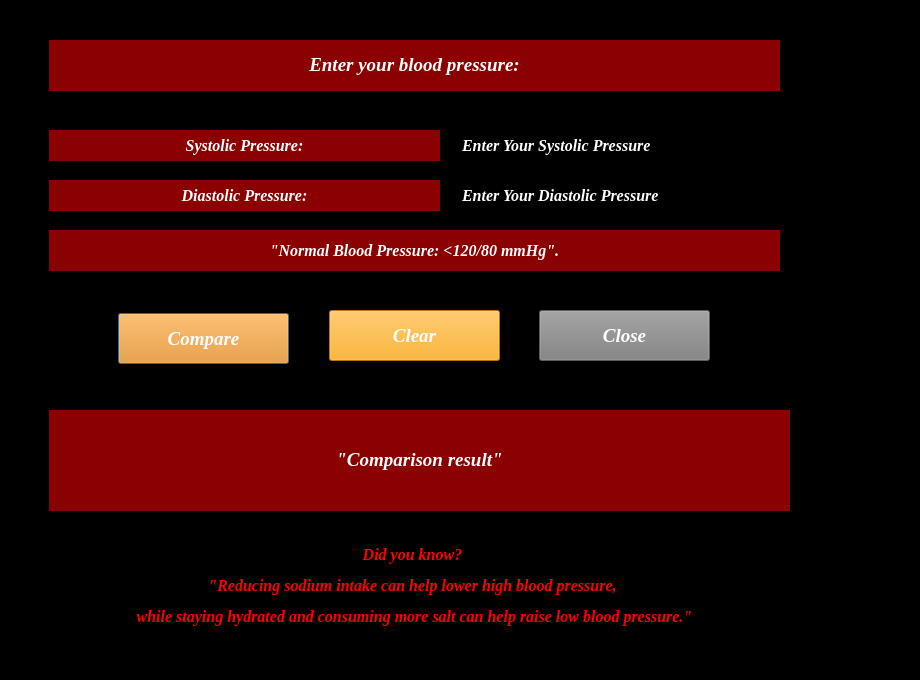
<?xml version="1.0" encoding="UTF-8"?>
<ui version="4.0">
 <class>BloodPressureMonitorDialog</class>
 <widget class="QDialog" name="BloodPressureMonitorDialog">
  <property name="geometry">
   <rect>
    <x>0</x>
    <y>0</y>
    <width>920</width>
    <height>680</height>
   </rect>
  </property>
  <property name="windowTitle">
   <string>Dialog</string>
  </property>
  <property name="styleSheet">
   <string notr="true">background-color: black;
</string>
  </property>
  <widget class="QWidget" name="widget" native="true">
   <property name="geometry">
    <rect>
     <x>29</x>
     <y>20</y>
     <width>881</width>
     <height>641</height>
    </rect>
   </property>
   <widget class="QLabel" name="label">
    <property name="geometry">
     <rect>
      <x>20</x>
      <y>20</y>
      <width>731</width>
      <height>51</height>
     </rect>
    </property>
    <property name="font">
     <font>
      <family>Times New Roman</family>
      <pointsize>12</pointsize>
      <italic>true</italic>
      <bold>true</bold>
     </font>
    </property>
    <property name="styleSheet">
     <string notr="true">color: white;
background-color: darkRed;
</string>
    </property>
    <property name="text">
     <string>&lt;html&gt;&lt;head/&gt;&lt;body&gt;&lt;p align=&quot;center&quot;&gt;&lt;span style=&quot; font-size:14pt; font-weight:700;&quot;&gt;Enter your blood pressure:&lt;/span&gt;&lt;/p&gt;&lt;/body&gt;&lt;/html&gt;</string>
    </property>
   </widget>
   <widget class="QLabel" name="labelSystolicPressure">
    <property name="geometry">
     <rect>
      <x>20</x>
      <y>110</y>
      <width>391</width>
      <height>31</height>
     </rect>
    </property>
    <property name="font">
     <font>
      <family>Times New Roman</family>
      <pointsize>12</pointsize>
      <italic>true</italic>
      <bold>true</bold>
     </font>
    </property>
    <property name="styleSheet">
     <string notr="true">color: white;
background-color: darkRed;
</string>
    </property>
    <property name="text">
     <string>&lt;html&gt;&lt;head/&gt;&lt;body&gt;&lt;p align=&quot;center&quot;&gt;Systolic Pressure:&lt;/p&gt;&lt;/body&gt;&lt;/html&gt;</string>
    </property>
   </widget>
   <widget class="QLabel" name="labelDiastolicPressure">
    <property name="geometry">
     <rect>
      <x>20</x>
      <y>160</y>
      <width>391</width>
      <height>31</height>
     </rect>
    </property>
    <property name="font">
     <font>
      <family>Times New Roman</family>
      <pointsize>12</pointsize>
      <italic>true</italic>
      <bold>true</bold>
     </font>
    </property>
    <property name="styleSheet">
     <string notr="true">color: white;
background-color: darkRed;
</string>
    </property>
    <property name="text">
     <string>&lt;html&gt;&lt;head/&gt;&lt;body&gt;&lt;p align=&quot;center&quot;&gt;Diastolic Pressure:&lt;/p&gt;&lt;/body&gt;&lt;/html&gt;</string>
    </property>
   </widget>
   <widget class="QLineEdit" name="lineEditSystolic">
    <property name="geometry">
     <rect>
      <x>430</x>
      <y>110</y>
      <width>321</width>
      <height>31</height>
     </rect>
    </property>
    <property name="font">
     <font>
      <family>Times New Roman</family>
      <pointsize>12</pointsize>
      <italic>true</italic>
      <bold>true</bold>
     </font>
    </property>
    <property name="styleSheet">
     <string notr="true">color: white;
background-color: black;
</string>
    </property>
    <property name="text">
     <string>Enter Your Systolic Pressure</string>
    </property>
   </widget>
   <widget class="QLineEdit" name="lineEditDiastolic">
    <property name="geometry">
     <rect>
      <x>430</x>
      <y>160</y>
      <width>321</width>
      <height>31</height>
     </rect>
    </property>
    <property name="font">
     <font>
      <family>Times New Roman</family>
      <pointsize>12</pointsize>
      <italic>true</italic>
      <bold>true</bold>
     </font>
    </property>
    <property name="styleSheet">
     <string notr="true">color: white;
background-color: black;
</string>
    </property>
    <property name="text">
     <string>Enter Your Diastolic Pressure</string>
    </property>
   </widget>
   <widget class="QLabel" name="labelNormalBloodPressure">
    <property name="geometry">
     <rect>
      <x>20</x>
      <y>210</y>
      <width>731</width>
      <height>41</height>
     </rect>
    </property>
    <property name="font">
     <font>
      <family>Times New Roman</family>
      <pointsize>12</pointsize>
      <italic>true</italic>
      <bold>true</bold>
     </font>
    </property>
    <property name="styleSheet">
     <string notr="true">color: white;
background-color: darkRed;
</string>
    </property>
    <property name="text">
     <string>&lt;html&gt;&lt;head/&gt;&lt;body&gt;&lt;p align=&quot;center&quot;&gt;&amp;quot;Normal Blood Pressure: &amp;lt;120/80 mmHg&amp;quot;.&lt;/p&gt;&lt;/body&gt;&lt;/html&gt;</string>
    </property>
   </widget>
   <widget class="QPushButton" name="buttonCompare">
    <property name="geometry">
     <rect>
      <x>89</x>
      <y>293</y>
      <width>171</width>
      <height>51</height>
     </rect>
    </property>
    <property name="font">
     <font>
      <family>Times New Roman</family>
      <pointsize>14</pointsize>
      <italic>true</italic>
      <bold>true</bold>
     </font>
    </property>
    <property name="styleSheet">
     <string notr="true">color: white;
background-color: darkOrange;
</string>
    </property>
    <property name="text">
     <string>Compare</string>
    </property>
   </widget>
   <widget class="QPushButton" name="buttonClear">
    <property name="geometry">
     <rect>
      <x>300</x>
      <y>290</y>
      <width>171</width>
      <height>51</height>
     </rect>
    </property>
    <property name="font">
     <font>
      <family>Times New Roman</family>
      <pointsize>14</pointsize>
      <italic>true</italic>
      <bold>true</bold>
     </font>
    </property>
    <property name="styleSheet">
     <string notr="true">color: white;
background-color: orange;
</string>
    </property>
    <property name="text">
     <string>Clear</string>
    </property>
   </widget>
   <widget class="QPushButton" name="buttonClose">
    <property name="geometry">
     <rect>
      <x>510</x>
      <y>290</y>
      <width>171</width>
      <height>51</height>
     </rect>
    </property>
    <property name="font">
     <font>
      <family>Times New Roman</family>
      <pointsize>14</pointsize>
      <italic>true</italic>
      <bold>true</bold>
     </font>
    </property>
    <property name="styleSheet">
     <string notr="true">color: white;
background-color: grey;
</string>
    </property>
    <property name="text">
     <string>Close</string>
    </property>
   </widget>
   <widget class="QLabel" name="labelComparisonResult">
    <property name="geometry">
     <rect>
      <x>20</x>
      <y>390</y>
      <width>741</width>
      <height>101</height>
     </rect>
    </property>
    <property name="font">
     <font>
      <family>Times New Roman</family>
      <pointsize>14</pointsize>
      <italic>true</italic>
      <bold>true</bold>
     </font>
    </property>
    <property name="styleSheet">
     <string notr="true">color: white;
background-color: darkRed;
</string>
    </property>
    <property name="text">
     <string>&lt;html&gt;&lt;head/&gt;&lt;body&gt;&lt;p align=&quot;center&quot;&gt;&amp;quot;Comparison result&amp;quot;&lt;/p&gt;&lt;/body&gt;&lt;/html&gt;</string>
    </property>
   </widget>
   <widget class="QLabel" name="label_2">
    <property name="geometry">
     <rect>
      <x>10</x>
      <y>520</y>
      <width>751</width>
      <height>91</height>
     </rect>
    </property>
    <property name="font">
     <font>
      <family>Times New Roman</family>
      <pointsize>11</pointsize>
      <italic>true</italic>
      <bold>true</bold>
     </font>
    </property>
    <property name="styleSheet">
     <string notr="true">color: red;
background-color: black;
</string>
    </property>
    <property name="text">
     <string>&lt;html&gt;&lt;head/&gt;&lt;body&gt;&lt;p align=&quot;center&quot;&gt;&lt;span style=&quot; font-size:12pt;&quot;&gt;Did you know? &lt;/span&gt;&lt;/p&gt;&lt;p align=&quot;center&quot;&gt;&lt;span style=&quot; font-size:12pt;&quot;&gt;&amp;quot;Reducing sodium intake can help lower high blood pressure, &lt;/span&gt;&lt;/p&gt;&lt;p align=&quot;center&quot;&gt;&lt;span style=&quot; font-size:12pt;&quot;&gt;while staying hydrated and consuming more salt can help raise low blood pressure.&amp;quot;&lt;/span&gt;&lt;/p&gt;&lt;/body&gt;&lt;/html&gt;</string>
    </property>
   </widget>
  </widget>
 </widget>
 <resources/>
 <connections/>
</ui>
